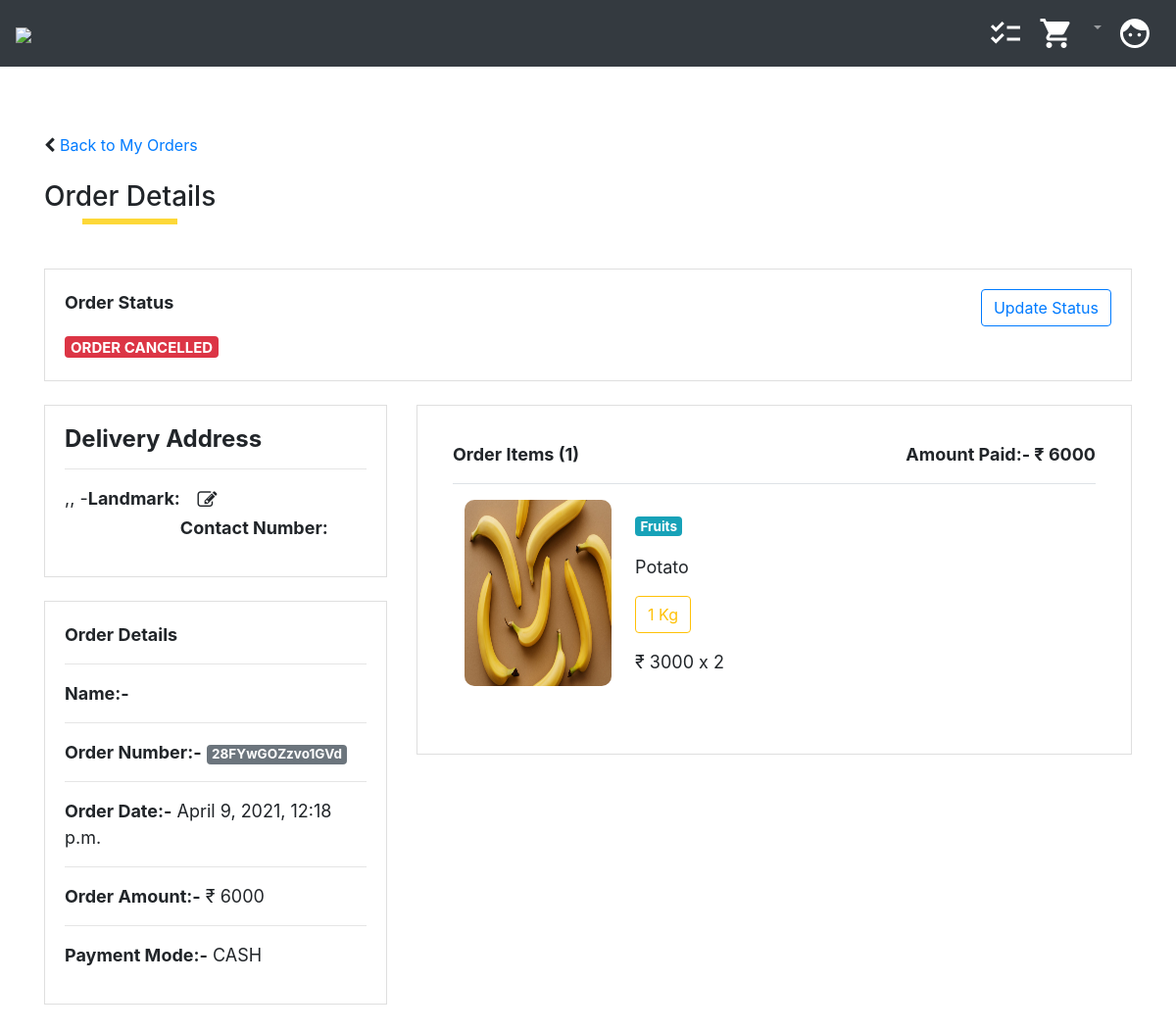
Page /order_detail/28FYwGOZzvo1GVd/ on the committed database.
### home/models.py (models this page shows, shortened)
class Order(models.Model):
    order_code = models.CharField(max_length=15)
    customer = models.ForeignKey(Customer, on_delete=models.CASCADE,null=True)
    address = models.ForeignKey(Address, on_delete=models.CASCADE,null=True)
    payment_type = models.CharField(max_length=20,null=True)
    total_price = models.IntegerField(null=True)
    order_date = models.DateTimeField(auto_now_add=True)
    order_delivered_date = models.DateTimeField(null=True)
    status = models.CharField(max_length=10)
    def getProductCount(self):
        cart_item = CartItem.objects.filter(order_id=self.id)
        if cart_item != None:
            return cart_item.count()
        else:
            return ""

class CartItem(models.Model):
    product = models.ForeignKey(Product, on_delete=models.CASCADE,null=True)
    customer = models.ForeignKey(Customer, on_delete=models.CASCADE,null=True)
    quantity = models.IntegerField(default=1)
    total_price = models.IntegerField(default=0)
    order_id = models.IntegerField(default=0)
    ordered = models.BooleanField(default=False)

class Product(models.Model):
    name = models.CharField(max_length=50)
    description = models.CharField(max_length=200, default='' , null=True , blank=True)
    price = models.IntegerField(default=0)
    quantity = models.IntegerField(default=1)
    category = models.ForeignKey(Category, on_delete=models.CASCADE, default=1)
    unit_measure = models.ForeignKey(UnitMeasure, on_delete=models.CASCADE,null=True)
    image = models.ImageField(upload_to='uploads/products/',blank=True)
    is_favourite = models.BooleanField(default=False)

class Category(models.Model):
    name = models.CharField(max_length=50,unique = True)
    description = models.CharField(max_length=200, default='' , null=True , blank=True)

class UnitMeasure(models.Model):
    unit = models.CharField(max_length=50)
    description = models.CharField(max_length=200, default='' , null=True , blank=True)

### home/views.py (the view)
# urls.py: path('order_detail/<str:order_code>/',views.order_detail, name='order_detail'),
def order_detail(request,order_code):
    order = Order.objects.get(order_code=order_code)
    cart_items = CartItem.objects.filter(order_id=order.id)
    customer = Customer.objects.filter(user_id=request.session.get('user_id')).last()
    address = Address.objects.filter(customer_id=request.session.get('customer_id'),is_active=True).last()
    context = {
        "order" : order,
        "cart_items" : cart_items,
        "customer" : customer,
        "address" : address,
    }
    return render(request, 'order_detail.html',context)

### templates/order_detail.html (shortened to what this page needs)
{% extends "base.html" %}
{% load static %}
{% block content %}
    <div class="container mt-3">
        <br><br>
        <i class="fa fa-chevron-left" aria-hidden="true"></i><a style="text-decoration:none;" href="/order_listing">  Back to My Orders</a><br><br>
        <h3 class="pseudo_border">Order Details</h3>
        <br><br>
        <br>
        <div class="row">
            <div class="col-sm-12">
                <div class="card box">
                    <blockquote class="blockquote mb-0 card-body">
                        <p><b>Order Status</b> <button style="float:right;" type="button" class="btn btn-outline-primary" data-toggle="modal" data-target="#exampleModal">Update Status</button></p>
                        {% if order.status == "CONFIRMED" %}
                            <span class="badge badge-primary">{{order.status}}</span>
                        {% elif order.status == "PROCESSING ORDER" %}
                            <span class="badge badge-secondary">{{order.status}}</span>
                        {% elif order.status == "QUALITY CHECK" %}
                            <span class="badge badge-warning">{{order.status}}</span>
                        {% elif order.status == "PRODUCT DISPATCHED" %}
                            <span class="badge badge-info">{{order.status}}</span>
                        {% elif order.status == "ORDER FAILED" %}
                            <span class="badge badge-danger">{{order.status}}</span>
                        {% elif order.status == "ORDER CANCELLED" %}
                            <span class="badge badge-danger">{{order.status}}</span>
                        {% endif %}
                    </blockquote>
                </div>
            </div>
        </div>
        <br>
        <div class="row">
            <div class="col-sm-4">
                <div class="card box">
                    <blockquote class="blockquote mb-0 card-body">
                        <h4><b>Delivery Address</b></h4>
                        <hr>
                        <div class="form-check form-check-inline" style="width:9%;">
                            <a href="/address_form" class="custom-link" style=""> <i style="font-size: 20px;" class="fa fa-pencil-square-o" aria-hidden="true"></i></a>
                        </div>
                        <p style="float:left;">{{address.state}},{{address.city}},{{address.country}} - {{address.pincode}} </p>
                        <p style="float:left;"><b>Landmark:</b> {{address.landmark}}</p>
                        <p style="float:left;"><b>Contact Number:</b> {{customer.phone_no}}</p>
                    </blockquote>
                </div>
                <br>
                <div class="card box">
                    <blockquote class="blockquote mb-0 card-body">
                        <p><b>Order Details</b></p>
                        <hr>
                        <p><b>Name:-</b> </p>
                        <hr>
                        <p><b>Order Number:-</b> <span class="badge badge-secondary">{{order.order_code}}</span></p>
                        <hr>
                        <p><b>Order Date:-</b> <span>{{order.order_date}}</span></p>
                        <hr>
                        <p><b>Order Amount:-</b> <span>₹ {{order.total_price}}</span></p>
                        <hr>
                        <p><b>Payment Mode:-</b> <span>{{order.payment_type}}</span></p>
                    </blockquote>
                </div>
            </div>
            <div class="col-sm-8">
                <div class="card p-3 box" style="max-height: 650px;overflow: auto;">
                    <blockquote class="blockquote mb-0 card-body">
                        <p><b>Order Items ({{order.getProductCount}})</b><span style="float:right;"><b>Amount Paid:- ₹ {{order.total_price}}</b></span></p>
                        <table class="table" style="">
                        <tbody>
                            {% for cart_item in cart_items %}
                                <tr>
                                    <td style="vertical-align: inherit;">
                                        <a href="/product_detail/{{cart_item.product_id}}"><img style="border-radius:10px;" src="{{cart_item.product.image.url}}" width="150" height="190" /></a>
                                    </td>
                                    <td style="width:90%;">
                                        <p>
                                            <span class="badge badge-info">{{cart_item.product.category.name}}</span>
                                        </p>
                                        <p>Potato</p>
                                        <p><button title="Available In" type="button" class="btn btn-outline-warning">{{cart_item.product.quantity}} {{cart_item.product.unit_measure.unit}}</button></p>
                                        <p>₹ {{cart_item.product.price}} x {{cart_item.quantity}}</p>
                                    </td>
                                </tr>
                            {% endfor %}
                        </tbody>
                    </table>
                    </blockquote>
                </div>
            </div>
        </div>
    </div>
    <br><br><br>
{% endblock %}

### static/css/custom.css (style rules this page uses)
.pseudo_border { position:relative; display:inline-block; }
.pseudo_border:after { content:''; position:absolute; left:0;right:0; top:85%; margin: 10px auto; width:55%; height:6px; background:#FDD838; }
.custom-link { color: #212529; text-decoration: none; }

### rows in the picture
Order: status "ORDER CANCELLED", order_code "28FYwGOZzvo1GVd", order_date "April 9, 2021, 12:18 p.m.", total_price "6000", payment_type "CASH", getProductCount "1"
CartItem: product.image (picture), product.category.name "Fruits", product.quantity "1", product.unit_measure.unit "Kg", product.price "3000", quantity "2"
